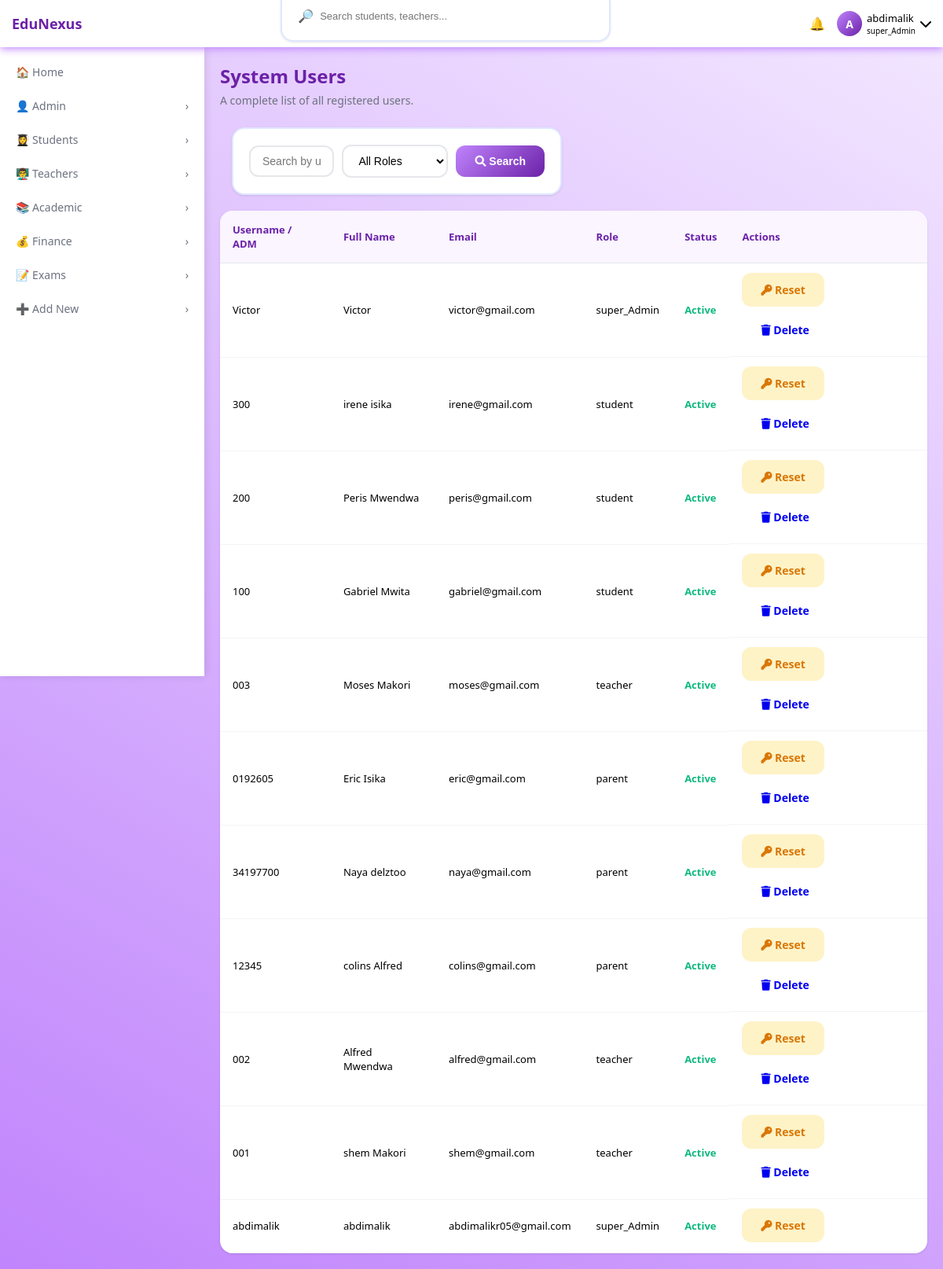
Page /user-list/ (signed in) on the committed database.
### accounts/models.py (models this page shows, shortened)
class User(AbstractUser):
    ROLE_CHOICES=(
        ('SUPER_ADMIN','super_Admin'),
        ('ADMIN','admin'),
        ('TEACHER','teacher'),
        ('STUDENT','student'),
        ('PARENT','parent')
    )
    objects=UserManager()
    role=models.CharField(max_length=20,choices=ROLE_CHOICES,default='STUDENT')
    is_approved= models.BooleanField(default=False)
    phone_number=models.CharField(max_length=15,unique=True,null=True,blank=True)

### students/models.py (models this page shows, shortened)
class Students(models.Model):
    user = models.OneToOneField(
        'accounts.User',
        on_delete=models.CASCADE,
        related_name='student_record_records',
        null=True,
        blank=True
    )
    parents = models.ForeignKey(
        settings.AUTH_USER_MODEL,
        on_delete=models.CASCADE,
        related_name='children',
        null=True,
        blank=True,
        limit_choices_to={'role': 'PARENT'},
    )
    current_class = models.ForeignKey(
        'academic.Classroom',
        on_delete=models.SET_NULL,
        null=True,
        related_name='students',
    )
    GENDER_CH0ICES=(
        ('MALE','male'),
        ('FEMALE','female')
    )
    first_name = models.CharField(max_length=100)
    last_name = models.CharField(max_length=100)
    registration_number = models.CharField(max_length=20, unique=True)
    is_active = models.BooleanField(default=True)
    date_enrolled = models.DateTimeField(auto_now_add=True)
    gender=models.CharField(max_length=10,choices=GENDER_CH0ICES,null=True,blank=True)
    last_total_marks = models.FloatField(default=0.0, editable=False)
    last_mean_score = models.FloatField(default=0.0, editable=False)
    address = models.TextField(blank=True, null=True, help_text="Residential address")
    has_leadership = models.BooleanField(default=False)
    medical_condition = models.TextField(blank=True, null=True, help_text="Any underlying medical conditions")

### accounts/views.py (the view, shortened to what this page needs)
# urls.py: path('user-list/', user_list_view, name='user_list'),
@login_required
def user_list_view(request):
    if request.user.role not in ['ADMIN', 'SUPER_ADMIN']:
        messages.error(request, "You don't have permission to view user list.")
        return redirect('dashboard')
    role_filter = request.GET.get('role')
    search_query = request.GET.get('search', '')
    if role_filter:
        all_users = User.objects.filter(role=role_filter).order_by('-date_joined')
    else:
        all_users = User.objects.all().order_by('-date_joined')
    return render(request, 'accounts/user_list.html', {
        'users': all_users,
        'search_query': search_query,
        'role_filter': role_filter,
    })

### accounts/templates/accounts/user_list.html (shortened to what this page needs)
{% extends 'base.html' %}
{% load static %}
{% block content %}
<div class="dashboard-header">
    <h1>System Users</h1>
    <p>A complete list of all registered users.</p>
</div>
<div class="search-bar">
    <form method="GET" class="search-form">
        <input type="text" name="search" placeholder="Search by username, name, or email..."
               value="{{ search_query }}">
        <select name="role">
            <option value="">All Roles</option>
        </select>
        <button type="submit" class="btn btn-primary">
            <i class="fas fa-search"></i> Search
        </button>
    </form>
</div>
<div class="data-table-container">
    <div class="table-responsive">
        <table class="data-table">
            <thead>
                <tr>
                    <th>Username / ADM</th>
                    <th>Full Name</th>
                    <th>Email</th>
                    <th>Role</th>
                    <th>Status</th>
                    <th>Actions</th>
                </tr>
            </thead>
            <tbody>
                {% for user in users %}
                <tr>
                    <td>{{ user.username }}</td>
                    <td>
                        {% if user.role == 'STUDENT' and user.student_record_records %}
                            {{ user.student_record_records.first_name }} {{ user.student_record_records.last_name }}
                        {% elif user.first_name or user.last_name %}
                            {{ user.first_name }} {{ user.last_name }}
                        {% else %}
                            {{ user.get_full_name|default:user.username }}
                        {% endif %}
                    </td>
                    <td>{{ user.email }}</td>
                    <td>{{ user.get_role_display }}</td>
                    <td>
                        {% if user.is_active %}
                            <span class="text-success">Active</span>
                        {% else %}
                            <span class="text-danger">Inactive</span>
                        {% endif %}
                    </td>
                    <td class="action-buttons">
                        <a href="{% url 'admin_reset_password' user.id %}"
                        onclick="return confirm('Reset password for {{ user.username }}?')"
                        class="btn btn-warning btn-sm">
                            <i class="fas fa-key"></i> Reset
                        </a>
                        {% if request.user.role == 'SUPER_ADMIN' and user.id != request.user.id %}
                        <a href="{% url 'delete_user' user.id %}"
                        onclick="return confirm('Delete {{ user.username }}? This cannot be undone!')"
                        class="btn btn-danger btn-sm">
                            <i class="fas fa-trash"></i> Delete
                        </a>
                        {% endif %}
                    </td>
                </tr>
                {% endfor %}
            </tbody>
        </table>
    </div>
</div>
{% endblock %}

### templates/base.html (shortened to what this page needs)
{% load static %}
<!DOCTYPE html>
<html lang="en">
<head>
    <link rel="stylesheet" href="{% static 'css/style.css' %}">
    <link rel="stylesheet" href="https://cdnjs.cloudflare.com/ajax/libs/font-awesome/6.0.0-beta3/css/all.min.css">
</head>
<body>
    <nav class="top-nav">
        <div class="nav-left">
            <div class="logo">EduNexus</div>
        </div>
        <div class="search-bar">
            <span>🔎</span>
            <input type="text" id="globalSearch" placeholder="Search students, teachers...">
        </div>
        <div class="nav-right">
            <div class="notification-badge" id="notificationBell">
                <span>🔔</span>
            </div>
            <div>
                <div class="user-info" id="userInfoBtn">
                    <div class="avatar-circle">
                        {{ request.user.first_name|first|default:request.user.username|first|upper }}
                    </div>
                    <div>
                        <div class="user-name">{{ request.user.first_name|default:request.user.username }}</div>
                        <div class="user-role">{{ request.user.get_role_display }}</div>
                    </div>
                    <i class="fas fa-chevron-down"></i>
                </div>
            </div>
        </div>
    </nav>
    <aside class="sidebar" id="sidebar">
        <ul>
            {% if request.user.role != 'STUDENT' and request.user.role != 'PARENT' %}
            <li class="menu-item {% if request.resolver_match.url_name == 'dashboard' %}active{% endif %}" data-url="{% url 'dashboard' %}">
                <span class="menu-text">🏠 Home</span>
            </li>
            {% endif %}
           {% if request.user.role == 'SUPER_ADMIN' or request.user.role == 'ADMIN' %}
            <li class="menu-item has-dropdown">
                <span class="menu-text">👤 Admin</span>
                <span class="arrow">›</span>
            </li>
            {% endif %}
            <li class="menu-item has-dropdown">
                <span class="menu-text">👩‍🎓 Students</span>
                <span class="arrow">›</span>
            </li>
            {% if request.user.role != 'PARENT' and request.user.role != 'STUDENT' %}
            <li class="menu-item has-dropdown">
                <span class="menu-text">👨‍🏫 Teachers</span>
                <span class="arrow">›</span>
            </li>
            {% endif %}
            <li class="menu-item has-dropdown">
                <span class="menu-text">📚 Academic</span>
                <span class="arrow">›</span>
            </li>
            {% if request.user.role != 'TEACHER' %}
            <li class="menu-item has-dropdown">
                <span class="menu-text">💰 Finance</span>
                <span class="arrow">›</span>
            </li>
            {% endif %}
            <li class="menu-item has-dropdown">
                <span class="menu-text">📝 Exams</span>
                <span class="arrow">›</span>
            </li>
            {% if request.user.role == 'SUPER_ADMIN' %}
            <li class="menu-item has-dropdown">
                <span class="menu-text">➕ Add New</span>
                <span class="arrow">›</span>
            </li>
            {% endif %}
        </ul>
    </aside>
    <main class="main-content">
        {% block content %}
        {% endblock %}
    </main>
</body>
</html>

### rows in the picture
User: user.first_name|first "A", user.first_name "abdimalik", user.role "super_Admin", username "abdimalik", get_full_name "abdimalik", email "abdimalikr05@gmail.com", role "super_Admin", is_active "Active"
User: username "Victor", get_full_name "Victor", email "victor@gmail.com", role "super_Admin", is_active "Active"
User: username "300", student_record_records.first_name "irene", student_record_records.last_name "isika", email "irene@gmail.com", role "student", is_active "Active"
User: username "200", student_record_records.first_name "Peris", student_record_records.last_name "Mwendwa", email "peris@gmail.com", role "student", is_active "Active"
User: username "100", student_record_records.first_name "Gabriel", student_record_records.last_name "Mwita", email "gabriel@gmail.com", role "student", is_active "Active"
User: username "003", first_name "Moses", last_name "Makori", email "moses@gmail.com", role "teacher", is_active "Active"
User: username "0192605", first_name "Eric", last_name "Isika", email "eric@gmail.com", role "parent", is_active "Active"
User: username "34197700", first_name "Naya", last_name "delztoo", email "naya@gmail.com", role "parent", is_active "Active"
User: username "12345", first_name "colins", last_name "Alfred", email "colins@gmail.com", role "parent", is_active "Active"
User: username "002", first_name "Alfred", last_name "Mwendwa", email "alfred@gmail.com", role "teacher", is_active "Active"
User: username "001", first_name "shem", last_name "Makori", email "shem@gmail.com", role "teacher", is_active "Active"
